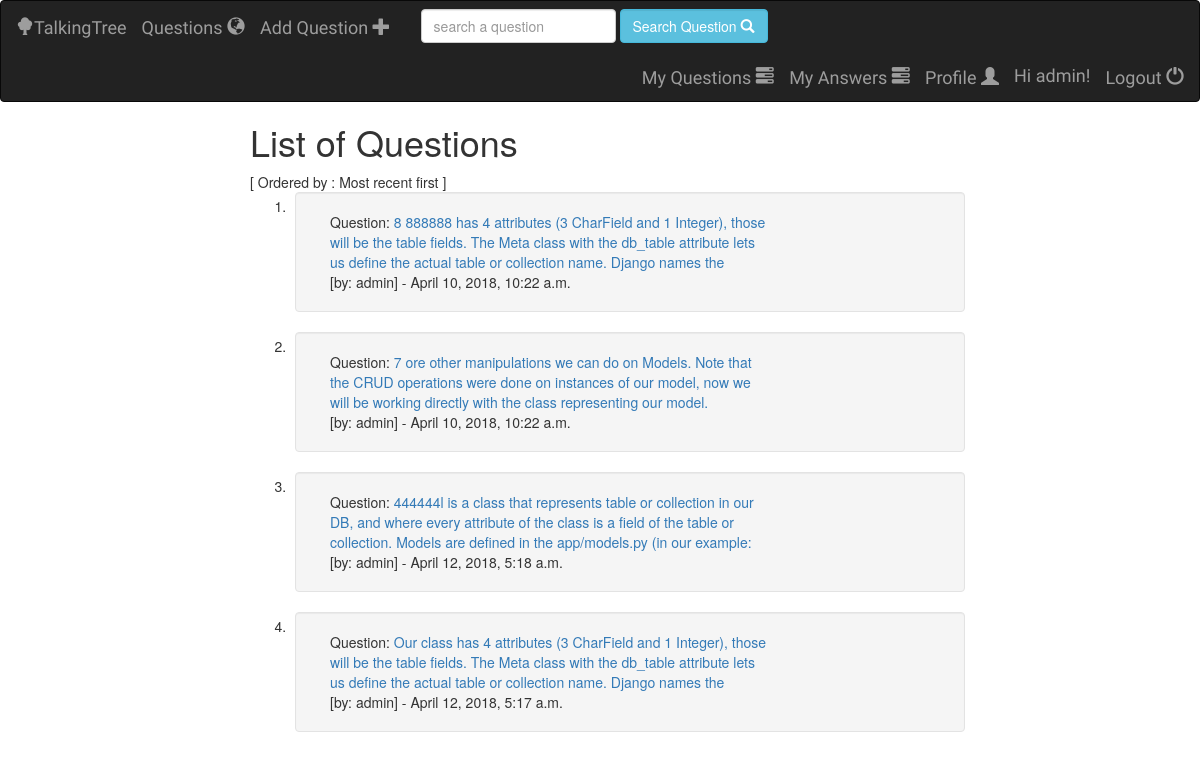
Page /talkingtree/myquestions/ (signed in) on the earlier database version.
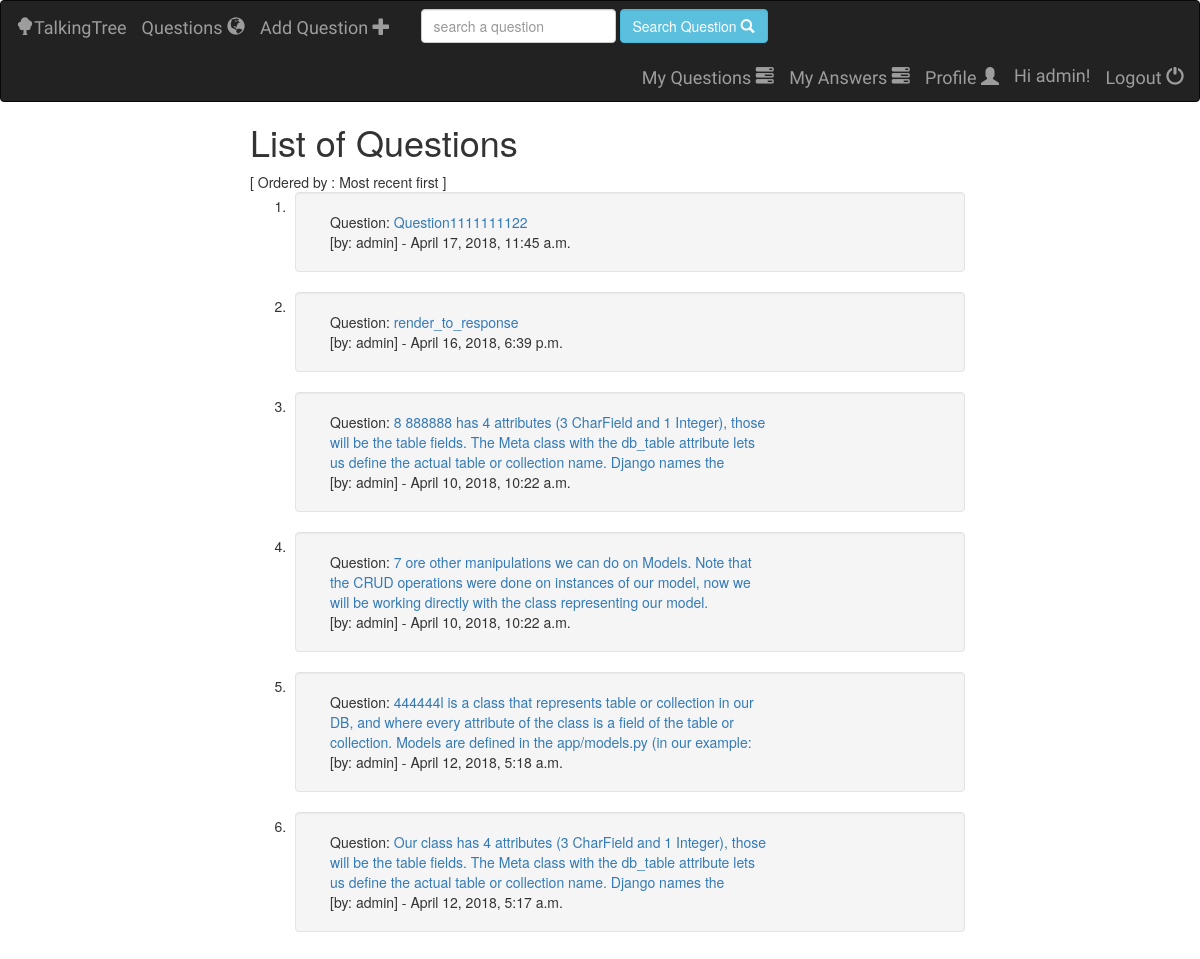
Same page on the later database version.
### talkingtree/models.py (models this page shows, shortened)
class Question(models.Model):
    user = models.ForeignKey(User, on_delete=models.DO_NOTHING)
    question_text = models.CharField(null=False, max_length=1023)
    created_date = models.DateTimeField(default=timezone.now())
    class Meta:
        ordering = ['-id']

### talkingtree/views/question.py (the view)
@login_required
def myquestions(request):
    try:
        questions = Question.objects.filter(user=request.user)
        count_question= questions.count()
    except Question.DoesNotExist:
        raise Http404('Answer Does not Exist.')
    return render(request, 'talkingtree/myquestions.html', {
       'all_questions': questions, 'count_question': count_question,})

### talkingtree/templates/talkingtree/myquestions.html (shortened to what this page needs)
 {% extends 'talkingtree/base.html' %}
 {%  block body %}
     {% load staticfiles %}
<link rel="stylesheet" type="text/css" href="{% static 'talkingtree/style.css' %}">
     <h1> List of Questions </h1> [ Ordered by : Most recent first ]
    <ol>
        {% for question in all_questions %}
        <li>
        <div class="well row" style="margin-left: 5px">
            <div  class="col-sm-9">
              Question:  <a href="{% url 'talkingtree:answer' question.id %}"> {{ question.question_text }}</a>
               <br>
                <span class="">
                    [by: {{ question.user }}] - {{ question.created_date }}
                </span>
            </div>
        </div>
        </li>
        {% endfor %}
    </ol>
 {% endblock %}

Differences in the rows shown:
added Question: question_text "Question1111111122", user "admin", created_date "April 17, 2018, 11:45 a.m."
added Question: question_text "render_to_response", user "admin", created_date "April 16, 2018, 6:39 p.m."
